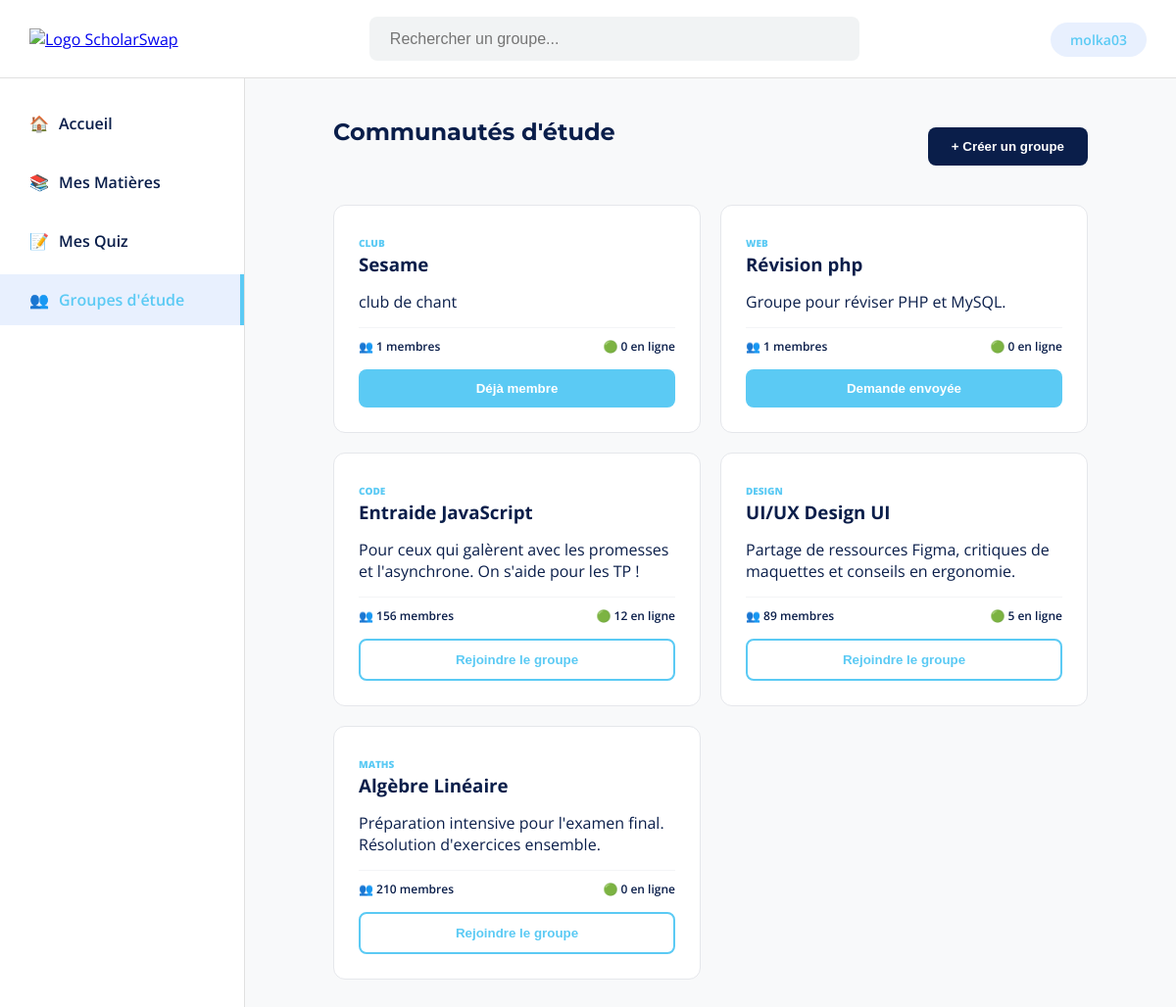
The page /groupes.php (signed in) on the database its author committed.
### tables this page shows
CREATE TABLE `users` (
  `id` int(11) NOT NULL,
  `full_name` varchar(100) NOT NULL,
  `email` varchar(150) NOT NULL,
  `password` varchar(255) NOT NULL,
  `bio` text DEFAULT NULL,
  `created_at` timestamp NOT NULL DEFAULT current_timestamp()
);

CREATE TABLE `study_groups` (
  `id` int(11) NOT NULL,
  `name` varchar(150) NOT NULL,
  `category` varchar(100) DEFAULT NULL,
  `description` text DEFAULT NULL,
  `creator_id` int(11) DEFAULT NULL,
  `members_count` int(11) DEFAULT 0,
  `online_count` int(11) DEFAULT 0,
  `created_at` timestamp NOT NULL DEFAULT current_timestamp()
);

### config.php (called while the page is built, shortened)
<?php
$host = "localhost";
$dbname = "scholarswap";
$username = "root";
$password = "";
try {
    $pdo = new PDO(
        "mysql:host=$host;dbname=$dbname;charset=utf8mb4",
        $username,
        $password
    );
    $pdo->setAttribute(PDO::ATTR_ERRMODE, PDO::ERRMODE_EXCEPTION);
    $pdo->setAttribute(PDO::ATTR_DEFAULT_FETCH_MODE, PDO::FETCH_ASSOC);
} catch (PDOException $e) {
    die("Erreur de connexion à la base de données : " . $e->getMessage());
}
function e($value) {
    return htmlspecialchars((string)$value, ENT_QUOTES, 'UTF-8');
}
function current_user($refresh = false) {
    global $pdo;
    $stmt = $pdo->prepare("SELECT * FROM users WHERE id = ?");
    $stmt->execute([$_SESSION['user_id']]);
    $user = $stmt->fetch();
    return $user;
}

### groupes.php (the view, shortened to what this page needs)
<?php
require_once "config.php";
$user = current_user();
$stmt = $pdo->prepare("
    SELECT
        g.*,
        (
            SELECT COUNT(*)
            FROM group_members gm
            WHERE gm.group_id = g.id AND gm.status = 'accepted'
        ) AS real_members,
        (
            SELECT gm.status
            FROM group_members gm
            WHERE gm.group_id = g.id AND gm.user_id = ?
            LIMIT 1
        ) AS my_status
    FROM study_groups g
    ORDER BY g.created_at DESC
");
$stmt->execute([$user["id"]]);
$groups = $stmt->fetchAll(PDO::FETCH_ASSOC);
?>
<!DOCTYPE html>
<html lang="fr">
<head>
    <link rel="stylesheet" href="css/index.css">
    <link rel="stylesheet" href="css/groupes.css">
</head>
<body>
<header class="main-header">
    <div class="header-left">
        <a href="index.php">
            <img src="assets/colored-logo2.png" alt="Logo ScholarSwap" class="nav-logo">
        </a>
    </div>
    <div class="search-container">
        <input type="text" placeholder="Rechercher un groupe...">
    </div>
    <div class="header-right">
        <a href="profil.php" class="user-badge" style="text-decoration:none;">
            <?= e($user["full_name"]) ?>
        </a>
    </div>
</header>
<div class="main-layout">
    <nav class="sidebar">
        <ul>
            <li onclick="window.location.href='index.php'"><span class="icon">🏠</span> Accueil</li>
            <li onclick="window.location.href='matieres.php'"><span class="icon">📚</span> Mes Matières</li>
            <li onclick="window.location.href='quiz.php'"><span class="icon">📝</span> Mes Quiz</li>
            <li class="active" onclick="window.location.href='groupes.php'"><span class="icon">👥</span> Groupes d'étude</li>
        </ul>
    </nav>
    <main class="feed">
        <div class="feed-header">
            <h2>Communautés d'étude</h2>
            <button class="create-group-btn" onclick="window.location.href='creer-groupe.php'">
                + Créer un groupe
            </button>
        </div>
        <div class="groups-grid">
            <?php foreach ($groups as $group): ?>
                <?php
                    $totalMembers = (int)$group["members_count"] + (int)$group["real_members"];
                ?>
                <div class="group-card">
                    <div class="group-header">
                        <span class="category-tag"><?= e($group["category"]) ?></span>
                        <h3><?= e($group["name"]) ?></h3>
                    </div>
                    <p><?= e($group["description"]) ?></p>
                    <div class="group-meta">
                        <span>👥 <?= e($totalMembers) ?> membres</span>
                        <span class="online-status">🟢 <?= e($group["online_count"]) ?> en ligne</span>
                    </div>
                    <?php if ($group["my_status"] === "accepted"): ?>
                        <button class="join-btn joined">
                            Déjà membre
                        </button>
                    <?php elseif ($group["my_status"] === "pending"): ?>
                        <button class="join-btn joined">
                            Demande envoyée
                        </button>
                    <?php else: ?>
                        <button class="join-btn" onclick="window.location.href='rejoindre-groupe.php?id=<?= e($group["id"]) ?>'">
                            Rejoindre le groupe
                        </button>
                    <?php endif; ?>
                </div>
            <?php endforeach; ?>
        </div>
    </main>
</div>
</body>
</html>

### index.css (style rules this page uses)
:root { --primary-dark: #0A1E4A; --primary-blue: #5BCAF4; --bg-light: #f8f9fa; --border-color: #e0e0e0; --text-gray: #6B7280; }
* { margin: 0; padding: 0; box-sizing: border-box; }
body { font-family: 'Open Sans', sans-serif; background-color: var(--bg-light); color: var(--primary-dark); }
.main-header { height: 80px; background: white; display: flex; align-items: center; justify-content: space-between; padding: 0 30px; border-bottom: 1px solid var(--border-color); position: sticky; top: 0; z-index: 100; }
.nav-logo { height: 60px; width: auto; object-fit: contain; }
.search-container input { width: 600px; height: 45px; padding: 10px 20px; background: #f1f3f4; border: 1px solid transparent; border-radius: 8px; font-size: 16px; outline: none; transition: 0.3s; }
.user-badge { background: #e8f0fe; color: var(--primary-blue); padding: 8px 15px; border-radius: 20px; font-weight: 600; font-size: 14px; }
.main-layout { display: flex; min-height: calc(100vh - 80px); }
.sidebar { width: 250px; background: white; padding: 20px 0; border-right: 1px solid var(--border-color); }
.sidebar ul { list-style: none; }
.sidebar li { padding: 15px 30px; font-size: 16px; margin-bottom: 8px; cursor: pointer; font-weight: 600; transition: 0.2s; display: flex; align-items: center; gap: 10px; color: var(--primary-dark); }
.sidebar li.active { background-color: #e8f0fe; color: var(--primary-blue); border-right: 4px solid var(--primary-blue); }
.feed { flex: 1; padding: 40px; max-width: 850px; margin: 0 auto; }
.feed h2 { font-family: 'Montserrat', sans-serif; margin-bottom: 30px; font-size: 24px; color: var(--primary-dark); }

### groupes.css (style rules this page uses)
:root { --primary-dark: #0A1E4A; --primary-blue: #5BCAF4; --bg-light: #f8f9fa; --border-color: #e0e0e0; }
* { margin: 0; padding: 0; box-sizing: border-box; }
body { font-family: 'Open Sans', sans-serif; background-color: var(--bg-light); color: var(--primary-dark); }
.main-header { height: 80px; background: white; display: flex; align-items: center; justify-content: space-between; padding: 0 30px; border-bottom: 1px solid var(--border-color); position: sticky; top: 0; z-index: 100; }
.nav-logo { height: 60px; width: auto; object-fit: contain; }
.search-container input { width: 500px; height: 45px; padding: 10px 20px; background: #f1f3f4; border: 1px solid transparent; border-radius: 8px; outline: none; transition: 0.3s; }
.user-badge { background: #e8f0fe; color: var(--primary-blue); padding: 8px 20px; border-radius: 20px; font-weight: 600; cursor: pointer; }
.main-layout { display: flex; min-height: calc(100vh - 80px); }
.sidebar { width: 250px; background: white; padding: 20px 0; border-right: 1px solid var(--border-color); }
.sidebar ul { list-style: none; }
.sidebar li { padding: 15px 30px; cursor: pointer; font-weight: 600; display: flex; align-items: center; gap: 10px; transition: 0.2s; }
.sidebar li.active { background-color: #e8f0fe; color: var(--primary-blue); border-right: 4px solid var(--primary-blue); }
.feed { flex: 1; padding: 40px; }
.feed-header { display: flex; justify-content: space-between; align-items: center; margin-bottom: 30px; }
.groups-grid { display: grid; grid-template-columns: repeat(auto-fill, minmax(300px, 1fr)); gap: 20px; }
.group-card { background: white; border: 1px solid #E5E7EB; border-radius: 12px; padding: 25px; display: flex; flex-direction: column; gap: 15px; }
.category-tag { font-size: 10px; text-transform: uppercase; font-weight: 800; color: var(--primary-blue); }
.group-meta { display: flex; justify-content: space-between; font-size: 12px; font-weight: 600; padding-top: 10px; border-top: 1px solid #F3F4F6; }
.create-group-btn { background-color: var(--primary-dark); color: white; border: none; padding: 12px 24px; border-radius: 8px; font-weight: 600; cursor: pointer; }
.join-btn { width: 100%; padding: 12px; border-radius: 8px; border: 2px solid var(--primary-blue); background: transparent; color: var(--primary-blue); font-weight: 700; cursor: pointer; }
.join-btn.joined { background-color: var(--primary-blue); color: white; border: none; }

### rows shown on the page
users: full_name "molka03"
study_groups: category "CLUB", name "Sesame", description "club de chant", totalMembers "1", online_count "0", shows "Déjà membre"
study_groups: category "WEB", name "Révision php", description "Groupe pour réviser PHP et MySQL.", totalMembers "1", online_count "0", shows "Demande envoyée"
study_groups: category "CODE", name "Entraide JavaScript", description "Pour ceux qui galèrent avec les promesses et l'asynchrone. On s'aide pour les TP !", members_count "156", online_count "12"
study_groups: category "DESIGN", name "UI/UX Design UI", description "Partage de ressources Figma, critiques de maquettes et conseils en ergonomie.", members_count "89", online_count "5"
study_groups: category "MATHS", name "Algèbre Linéaire", description "Préparation intensive pour l'examen final. Résolution d'exercices ensemble.", members_count "210", online_count "0"
